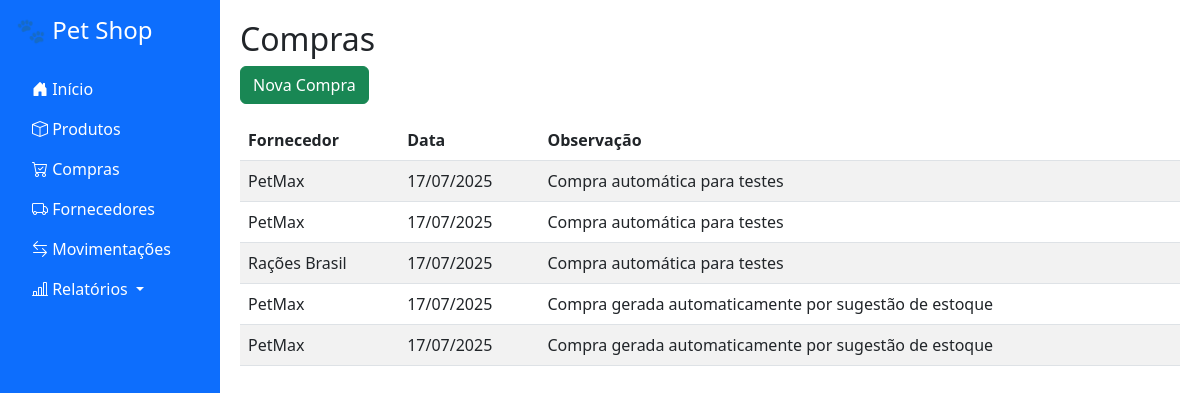
The app's page /compras with its own data.
### app/models.py (models this page shows)
class Compra(db.Model):
    id = db.Column(db.Integer, primary_key=True)
    fornecedor_id = db.Column(db.Integer, db.ForeignKey('fornecedor.id'))
    data = db.Column(db.DateTime, default=datetime.utcnow)
    observacao = db.Column(db.String(200))
    fornecedor = db.relationship('Fornecedor', backref='compras')

class Fornecedor(db.Model):
    id = db.Column(db.Integer, primary_key=True)
    nome = db.Column(db.String(100), nullable=False)
    contato = db.Column(db.String(100))
    avaliacao = db.Column(db.Integer)

### app/routes.py (the view)
@app.route("/compras")
def listar_compras():
    compras = Compra.query.all()
    return render_template("compras.html", compras=compras)

### app/templates/compras.html
{% extends 'base.html' %}
{% block content %}
<h2>Compras</h2>
<a class="btn btn-success mb-3" href="{{ url_for('nova_compra') }}">Nova Compra</a>
<table class="table table-striped">
    <thead>
        <tr>
            <th>Fornecedor</th>
            <th>Data</th>
            <th>Observação</th>
        </tr>
    </thead>
    <tbody>
        {% for compra in compras %}
        <tr>
            <td>{{ compra.fornecedor.nome }}</td>
            <td>{{ compra.data.strftime('%d/%m/%Y') }}</td>
            <td>{{ compra.observacao }}</td>
        </tr>
        {% endfor %}
    </tbody>
</table>
{% endblock %}

### app/templates/base.html (style rules this page uses)
body { display: flex; }

### records on screen
Compra: fornecedor.nome "PetMax", data "17/07/2025", observacao "Compra automática para testes"
Compra: fornecedor.nome "PetMax", data "17/07/2025", observacao "Compra automática para testes"
Compra: fornecedor.nome "Rações Brasil", data "17/07/2025", observacao "Compra automática para testes"
Compra: fornecedor.nome "PetMax", data "17/07/2025", observacao "Compra gerada automaticamente por sugestão de estoque"
Compra: fornecedor.nome "PetMax", data "17/07/2025", observacao "Compra gerada automaticamente por sugestão de estoque"
